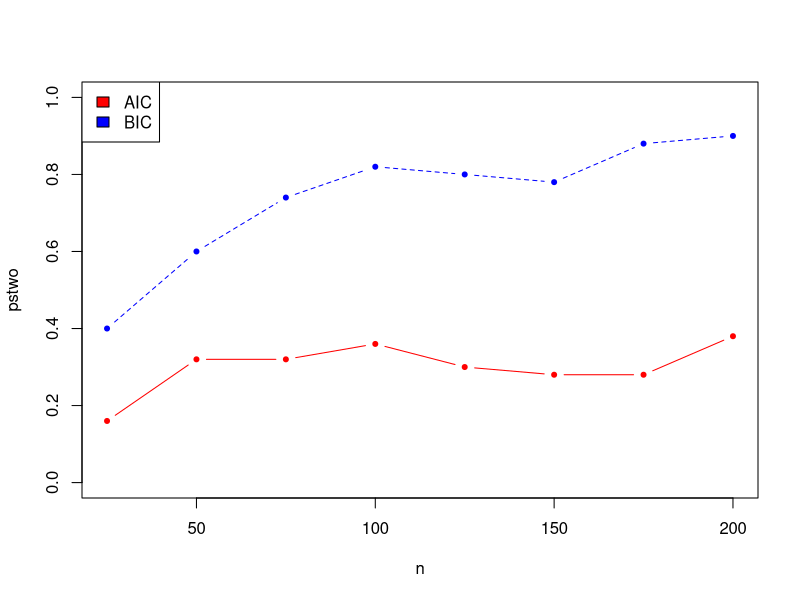

The R source for this figure:

# praca domowa nr 2 - zad. 6.2 - SAR - Marta Sommer - BSMAD - 237503

eksperyment <- function(n){
   
   beta <- as.matrix(c(1,1,1,0,0,0,0,0,0))
   L <- 50 
   
   aa <- 0
   bb <- 0
   
   for(i in 1:L){
      
      eps <- rnorm(n)
      X <- matrix(0,ncol=9,nrow=n)
      
      for(i in 1:n){
         X[i,] <- rnorm(9)
      }
      
      Y <- X %*% beta + eps
      
      dim(Y) <- c(n,1)
      XX <- data.frame(X)
      
      l <- lm(Y~.-1,data=XX)
      
      a <- step(l,direction="backward",k=2,trace=0)
      b <- step(l,direction="backward",k=log(n),trace=0)
      
      if(setequal(names(a$coefficients),c("X1","X2","X3"))) aa <- aa + 1
      if(setequal(names(b$coefficients),c("X1","X2","X3"))) bb <- bb + 1
      
   }
   
   pstwo_a <- aa/L
   pstwo_b <- bb/L
   
   c(pstwo_a,pstwo_b)
   
}

ek <- function(){
   c(eksperyment(25),eksperyment(50),eksperyment(75),eksperyment(100),
     eksperyment(125),eksperyment(150),eksperyment(175),eksperyment(200))
}

wykres <- function(){
   mac <- matrix(ek(),ncol=2,byrow=TRUE)
   nn <- c(25,50,75,100,125,150,175,200)
   
   matplot(nn,mac,type=c("b","b"),pch=20,col=c("red","blue"),ylim=c(0,1),
           ylab="pstwo",xlab="n")
   
   nazwy <- c("AIC","BIC")
   legend("topleft",nazwy,fill=c("red","blue"))
}

wykres()
